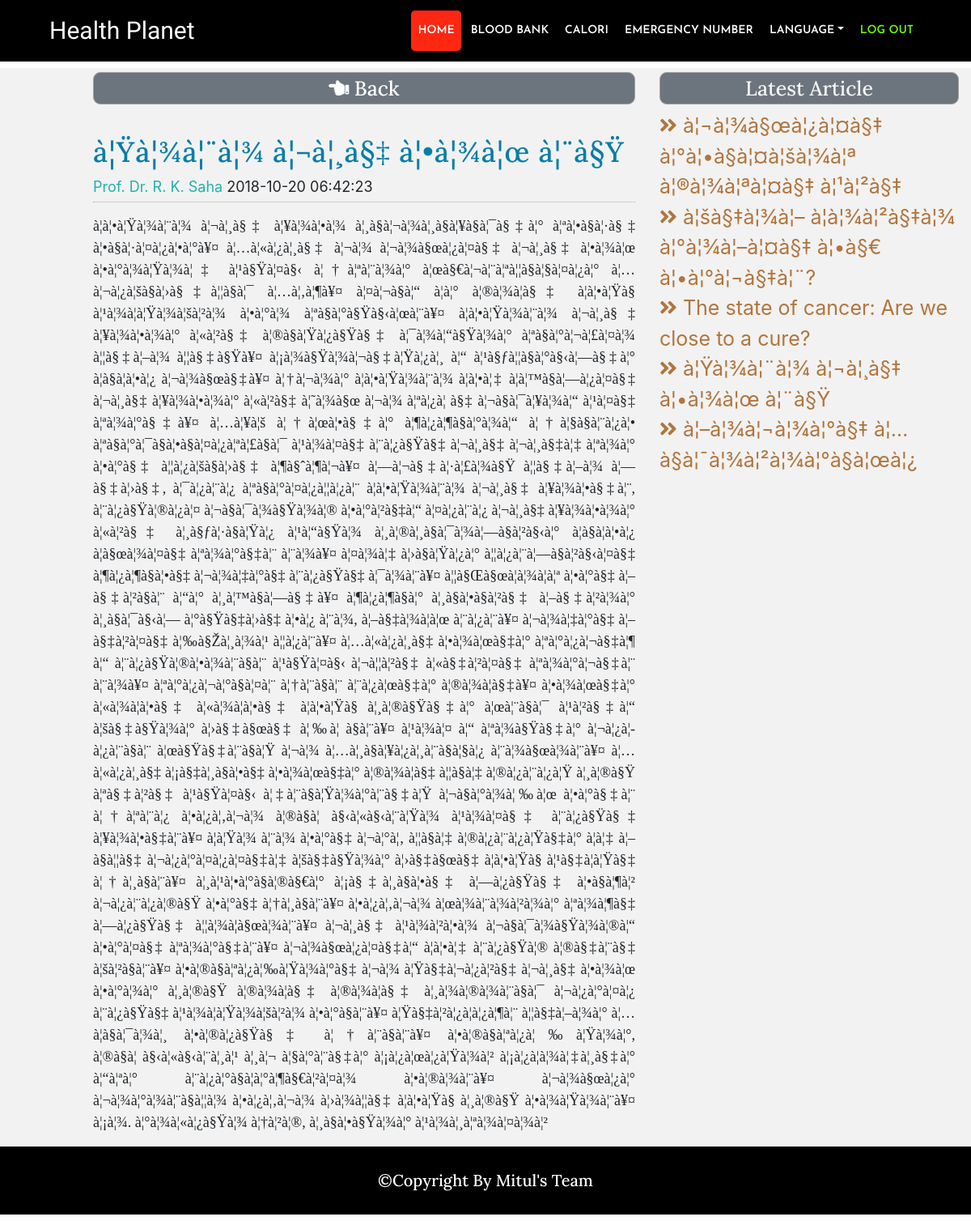
The app's page /Doctorpost_by_category.php?categoryid=11 (signed in) with its own data.
### tables this page shows
CREATE TABLE `tbl_doctorpost` (
  `doctorpostid` int(11) NOT NULL,
  `title` varchar(100) NOT NULL,
  `body` text NOT NULL,
  `time` timestamp NOT NULL DEFAULT CURRENT_TIMESTAMP,
  `firstname` varchar(50) NOT NULL,
  `lastname` varchar(50) NOT NULL
);

### lib/Database.php (called while the page is built, shortened)
<?php
class Database
{
    public $host= DB_HOST;
    public $user= DB_USER;
    public $pass= DB_PASS;
    public $dbname= DB_NAME;
    public $link;
    public function connectdb(){
        $this->link =    new mysqli($this->host,$this->user,$this->pass,$this->dbname);
    }
    public function select($query){
        $result = $this->link->query($query) or die ($this->link->error.__LINE__);
        if($result->num_rows > 0){
            return $result;
        }
        else{
            return False;
        }
    }
}

### Doctorpost_by_category.php (the view, shortened to what this page needs)
<?php include "include/header.php"?>
<?php
if(!isset($_GET['categoryid']) || $_GET['categoryid'] == NULL){
    header("Location:404.php");
}else{
    $categoryid = $_GET['categoryid'];
}
?>
<section id="maincontent">
    <div class="container-fluid">
        <div class="row">
            <div class="middlecontent col-md-7 offset-md-1">
                <h3 class="text-center"><a href="doctor_index.php"><i class="fas fa-hand-point-left"></i>&nbsp;Back</a></h3>
                <div class="subcontent">
                    <?php
                    $query = "SELECT * FROM tbl_doctorpost WHERE doctorpostid='$categoryid'";
                    $getpost = $db->select($query);
                    if($getpost){
                        while ($result = $getpost->fetch_assoc()){
                            ?>
                            <div>
                                <h3><?php echo $result['title']?></h3>
                                <a href="#"><?php echo $result['firstname']?>&nbsp;<?php echo $result['lastname']?></a>&nbsp;<span><?php echo $result['time']?></span>
                                <p></p>
                                <p><?php echo $result['body']?></p>
                            </div>
                            <?php
                        }
                    }
                    ?>
                </div>
            </div>
            <div class="rightsidebar col-md-4">
                <h3 class="text-center">Latest Article</h3>
                <div>
                    <ul class="list-unstyled">
                        <?php
                        $query = "SELECT * FROM tbl_doctorpost ORDER BY doctorpostid DESC LIMIT 5";
                        $gettitle = $db->select($query);
                        if($gettitle){
                            while ($result = $gettitle->fetch_assoc()){
                                ?>
                                <li><a href="Doctorpost_by_category.php?categoryid=<?php echo $result['doctorpostid']?>"><i class="fas fa-angle-double-right"></i>&nbsp;<?php echo $result['title']?></a></li>
                                <?php
                            }
                        }
                        ?>
                    </ul>
                </div>
            </div>
        </div>
    </div>
</section>
<?php include "include/footer.php"?>

### css/style.css (style rules this page uses)
body { margin: 0; padding-top: 84px; font-size:18px; position: relative; }
a { color: white; text-decoration: none; }
p { font-family: 'Cinzel', serif; }
h1,h2,h3,h4,h5 { font-family: 'Lora', serif; }
#maincontent { min-height: 500px; background-color: #f2f2f2; }
#maincontent .middlecontent > h3,#maincontent .rightsidebar > h3,.comment > h3 { padding: 4px; background-color: #6c757d; border: 1px solid #A1A1A1; border-radius: 9px; margin-top: 5px; color: whitesmoke; font-size: 25px; }
#maincontent .middlecontent > .subcontent > div > h3 { color: #077da6; font-size: 35px; padding-top: 30px; letter-spacing: 1px; }
#maincontent .middlecontent > .subcontent > div > a { color: lightseagreen; }
#maincontent .middlecontent > .subcontent > div > p:nth-child(4) { border-bottom:1px dotted darkgray; padding-bottom: 5px; }
#maincontent .middlecontent > .subcontent > div > p:nth-child(5) { text-align: justify; }
#maincontent .rightsidebar a { color: #b1753d; }
#maincontent .rightsidebar > div > ul { font-size: 25px; }

### records on screen
tbl_doctorpost: title "à¦Ÿà¦¾à¦¨à¦¾ à¦¬à¦¸à§‡ à¦•à¦¾à¦œ à¦¨à§Ÿ", firstname "Prof. Dr. R. K.", lastname "Saha", time "2018-10-20 06:42:23", body "à¦à¦•à¦Ÿà¦¾à¦¨à¦¾ à¦¬à¦¸à§‡ à¦¥à¦¾à¦•à¦¾ à¦¸à§à¦¬à¦¾à¦¸à§à¦¥à§à¦¯à§‡à¦° à¦ªà¦•à§à¦·à§‡ à¦•à§à¦·à¦¤à¦¿à¦•à¦°à¥¤ à¦…à¦«à¦¿à¦¸à§‡ à¦¬à¦¾ à¦¬à¦¾à§œà¦¿à¦¤à§‡ à¦¬à¦¸à§‡ à¦•à¦¾à¦œ à¦•à¦°à¦¾à¦Ÿà¦¾à¦‡ à¦¹à§Ÿà¦¤à§‹ à¦†à¦ªà¦¨à¦¾à¦° à¦œà§€à¦¬à¦¨à¦ªà¦¦à§à¦§à¦¤à¦¿à¦° à¦…à¦¬à¦¿à¦šà§à¦›à§‡à¦¦à§à¦¯ à¦…à¦‚à¦¶à¥¤ à¦¤à¦¬à§à¦“ à¦à¦° à¦®à¦¾à¦à§‡ à¦à¦•à¦Ÿà§ à¦¹à¦¾à¦à¦Ÿà¦¾à¦šà¦²à¦¾ à¦•à¦°à¦¾ à¦ªà§à¦°à§Ÿà§‹à¦œà¦¨à¥¤ à¦à¦•à¦Ÿà¦¾à¦¨à¦¾ à¦¬à¦¸à§‡ à¦¥à¦¾à¦•à¦¾à¦° à¦«à¦²à§‡ à¦®à§à¦Ÿà¦¿à§Ÿà§‡ à¦¯à¦¾à¦“à§Ÿà¦¾à¦° à¦ªà§à¦°à¦¬à¦£à¦¤à¦¾ à¦¦à§‡à¦–à¦¾ à¦¦à§‡à§Ÿà¥¤ à¦¡à¦¾à§Ÿà¦¾à¦¬à§‡à¦Ÿà¦¿à¦¸ à¦“ à¦¹à§ƒà¦¦à§à¦°à§‹à¦—à§‡à¦° à¦à§à¦à¦•à¦¿ à¦¬à¦¾à§œà§‡à¥¤ à¦†à¦¬à¦¾à¦° à¦à¦•à¦Ÿà¦¾à¦¨à¦¾ à¦à¦•à¦‡…"
tbl_doctorpost: title "à¦¬à¦¾à§œà¦¿à¦¤à§‡ à¦°à¦•à§à¦¤à¦šà¦¾à¦ª à¦®à¦¾à¦ªà¦¤à§‡ à¦¹à¦²à§‡"
tbl_doctorpost: title "à¦šà§‡à¦¾à¦– à¦­à¦¾à¦²à§‡à¦¾ à¦°à¦¾à¦–à¦¤à§‡ à¦•à§€ à¦•à¦°à¦¬à§‡à¦¨?"
tbl_doctorpost: title "The state of cancer: Are we close to a cure?"
tbl_doctorpost: title "à¦–à¦¾à¦¬à¦¾à¦°à§‡ à¦…à§à¦¯à¦¾à¦²à¦¾à¦°à§à¦œà¦¿"
